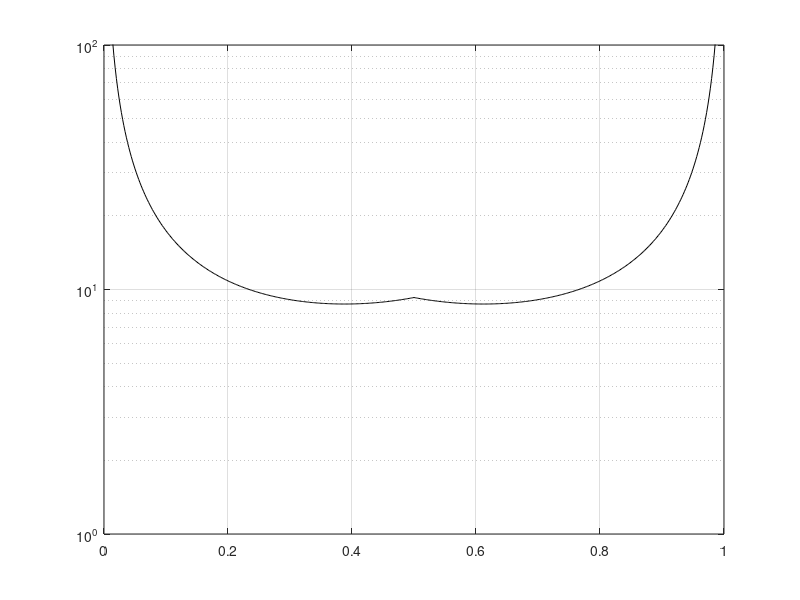

MATLAB code to generate this figure:
%% TEST THE PERFORMANCE OF THE ESTIMATION OF ONE EXPONENTIAL
% ANALYTICAL RESULTS

clc
clear all
%close all

L = 1000 ;
delta = 2 ;
k = 0.01+0.002i ;
nu = exp(1i*k) ;

K = floor((0:L)/delta) ; K = K(K>1) ;
M = L-(K-1).*delta ;
r = M./L ;

CRB = 6./L^3 ;

vand = @(delta,k)(nu^delta).^(0:k-1).' ;

f = zeros(1,length(r))*NaN ;
for rr = 1:length(r)
    if K(rr)==1 ; continue ; end
    v_1_M = vand(1,M(rr)) ;
    v_delta_Kminus1 = vand(delta,K(rr)-1) ;
    Jdelta = speye(delta*(K(rr)-1)+1) ; Jdelta = Jdelta(1:delta:end,:) ;
    Jup = speye(K(rr)) ; Jup = Jup(1:end-1,:) ;
    Jdwn = speye(K(rr)) ; Jdwn = Jdwn(2:end,:) ;
    y = (Jdelta'*(Jdwn'-conj(nu^delta)*Jup')*v_delta_Kminus1) ;
    zi = conv(v_1_M,full(y)) ;
    f(rr) = norm(zi)^2/norm(v_1_M)^4/norm(v_delta_Kminus1)^4 ;
end



%fig = clf ;
plot(r,f./CRB/2/delta^2,'k')
set(gca','yscale','log')
set(gca,'ylim',[1 100])
grid on



